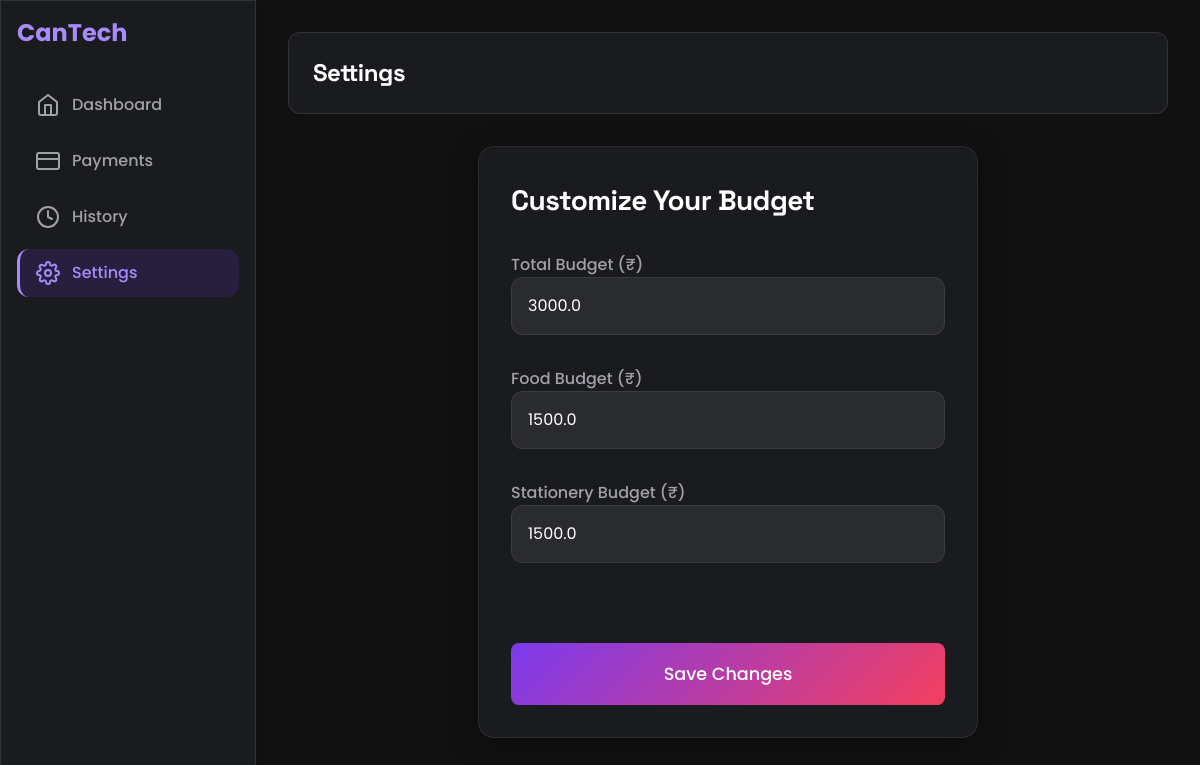
The app's page /settings (signed in), older data.
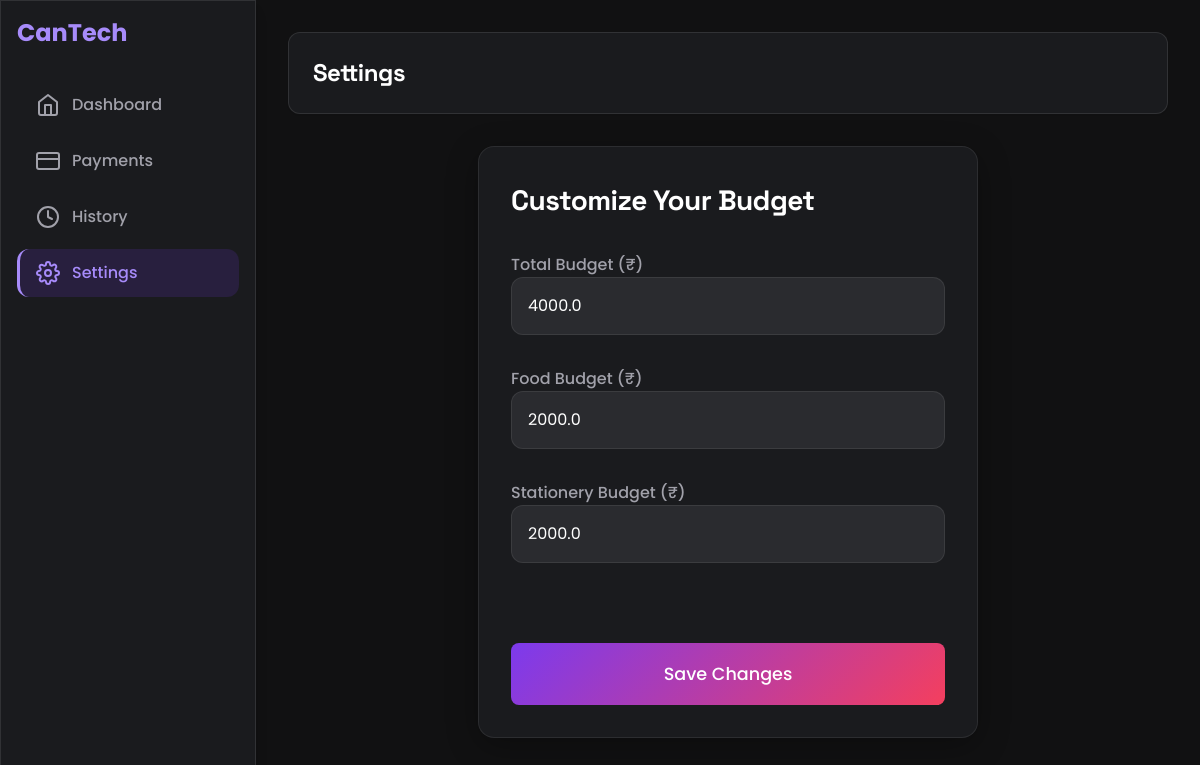
The same page, newer data.
### tables this page shows
CREATE TABLE users (
                            id INTEGER PRIMARY KEY AUTOINCREMENT,
                            name TEXT NOT NULL,
                            college TEXT NOT NULL,
                            student_id TEXT UNIQUE NOT NULL,
                            email TEXT UNIQUE NOT NULL,
                            password TEXT NOT NULL, status TEXT NOT NULL DEFAULT 'pending', total_budget REAL DEFAULT 2000, food_budget REAL DEFAULT 1000, stationery_budget REAL DEFAULT 1000);

### app.py (the view, shortened to what this page needs)
@app.route('/settings', methods=['GET', 'POST'])
@login_required
def settings():
    total_budget = 2000
    food_budget = 1000
    stationery_budget = 1000
    with sqlite3.connect("users.db") as conn:
        cursor = conn.cursor()
        cursor.execute("SELECT total_budget, food_budget, stationery_budget FROM users WHERE id = ?", (current_user.id,))
        result = cursor.fetchone()
        if result:
            total_budget, food_budget, stationery_budget = result
    return render_template('setting.html',
                           total_budget=total_budget,
                           food_budget=food_budget,
                           stationery_budget=stationery_budget)

### app.py (called while the page is built)
@login_manager.user_loader
def load_user(user_id):
    if user_id == "0":
        return User(id=0, email='admin', password='123')
    with sqlite3.connect("users.db") as conn:
        cursor = conn.cursor()
        cursor.execute("SELECT id, email, password FROM users WHERE id = ?", (user_id,))
        user = cursor.fetchone()
        if user:
            return User(id=user[0], email=user[1], password=user[2])
    return None

### templates/setting.html (shortened to what this page needs)
<!DOCTYPE html>
<html lang="en" class="dark">
<head>
    <link href="https://cdnjs.cloudflare.com/ajax/libs/tailwindcss/2.2.19/tailwind.min.css" rel="stylesheet">
</head>
<body class="bg-gray-50">
    <div class="flex min-h-screen">
        <aside class="w-64 bg-white shadow-lg p-4 space-y-4">
            <div class="text-2xl font-bold text-brand mb-8">CanTech</div>
            <nav class="space-y-2">
                <a href="{{ url_for('dashboard') }}" class="sidebar-link flex items-center space-x-3 p-3">
                    <i data-feather="home"></i>
                    <span>Dashboard</span>
                </a>
                <a href="{{ url_for('payments') }}" class="sidebar-link flex items-center space-x-3 p-3">
                    <i data-feather="credit-card"></i>
                    <span>Payments</span>
                </a>
                <a href="{{ url_for('history') }}" class="sidebar-link flex items-center space-x-3 p-3">
                    <i data-feather="clock"></i>
                    <span>History</span>
                </a>
                <a href="{{ url_for('settings') }}" class="sidebar-link active flex items-center space-x-3 p-3">
                    <i data-feather="settings"></i>
                    <span>Settings</span>
                </a>
            </nav>
        </aside>
        <main class="flex-1 p-8">
            <header class="flex justify-between items-center mb-8 bg-white p-6 rounded-xl shadow-sm">
                <div>
                    <h1 class="text-2xl font-bold text-gray-800">Settings</h1>
                </div>
            </header>
            <div class="form-section max-w-2xl mx-auto">
                <h3>Customize Your Budget</h3>
                <form method="POST" action="{{ url_for('settings') }}" id="budgetForm">
                    <div class="form-group">
                        <label for="total_budget">Total Budget (₹)</label>
                        <input type="number" id="total_budget" name="limit" min="1000" max="10000" value="{{ total_budget }}" required>
                    </div>
                    <div class="form-group">
                        <label for="food_budget">Food Budget (₹)</label>
                        <input type="number" id="food_budget" name="food_limit" min="500" max="{{ total_budget }}" value="{{ food_budget }}" required>
                    </div>
                    <div class="form-group">
                        <label for="stationery_budget">Stationery Budget (₹)</label>
                        <input type="number" id="stationery_budget" name="stationery_limit" min="500" max="{{ total_budget }}" value="{{ stationery_budget }}" required>
                    </div>
                    <div>
                        <button type="submit" class="settings-btn w-full">Save Changes</button>
                    </div>
                </form>
            </div>
        </main>
    </div>
</body>
</html>

Row changes from the older to the newer data that the page shows:
changed users: limit "3000.0" → "4000.0"; food_limit "1500.0" → "2000.0"; stationery_limit "1500.0" → "2000.0"
